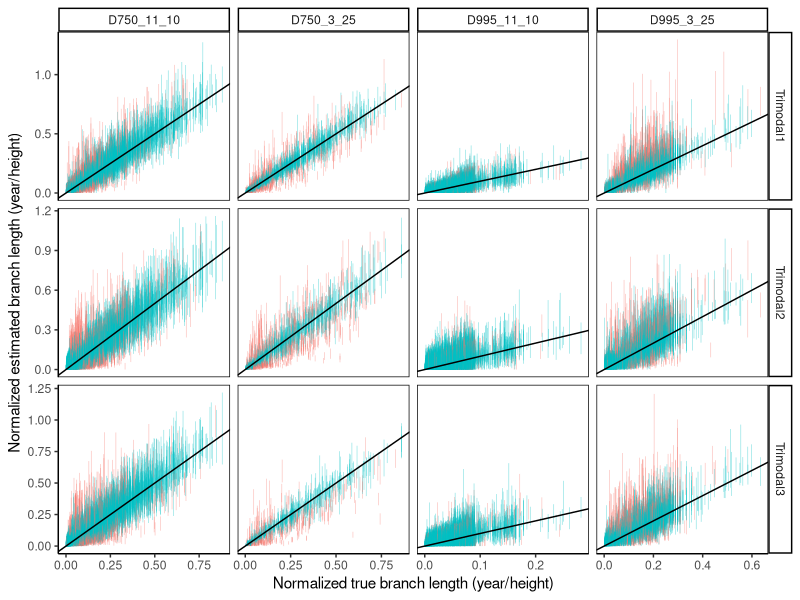
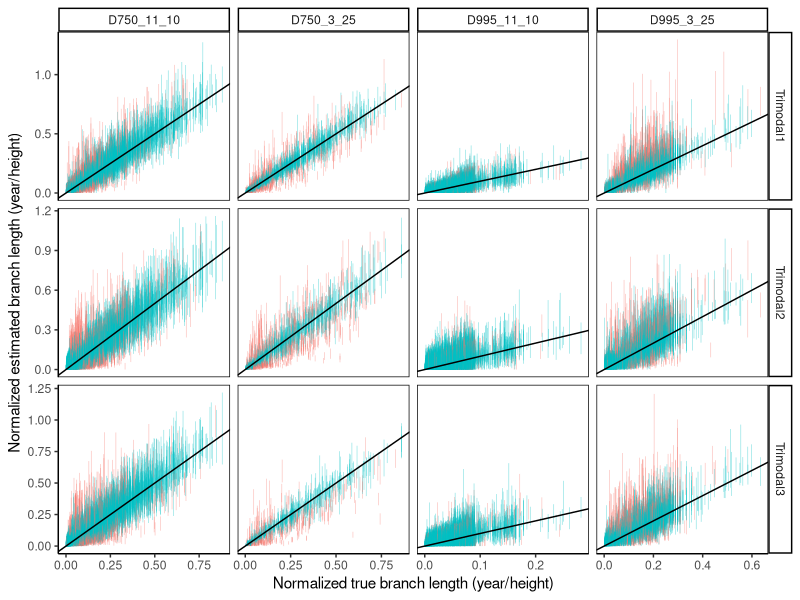

Here is the R script that generated these plots, in order:
setwd("/Users/uym2/my_gits/MD-Cat-paper/Plots/simulated/sysBio_revision")
require(ggplot2)

d = read.table("MDCat_HIVsim_CI.txt",header=T)
d$inside = (d$trueTime >= d$p0025 & d$trueTime <= d$p0975)
h = data.frame("treeModel"=c("D750_11_10","D750_3_25","D995_11_10","D995_3_25"),
               "height"=c(29.3667,66.8334,22.4934,32.4669),
               "name"=c("M3","M4","M1","M2"))

d1 = merge(d,h)
d1$clockModel = factor(d1$clockModel,levels=c("trilnormcave","trilnormvex","trilnorm"),labels=c("Trimodal1","Trimodal2","Trimodal3"))

ggplot(d1) + geom_segment(aes(x=trueTime/height,y=p0025/height,xend=trueTime/height,yend=p0975/height,color=inside),size=0.2,alpha=0.5) +
geom_abline() + facet_grid(rows=vars(clockModel),cols=vars(treeModel),scale="free") + 
  theme_classic() + theme(legend.position = "None",panel.border = element_rect(colour = "black", fill=NA)) + 
  xlab("Normalized true branch length (year/height)") + ylab("Normalized estimated branch length (year/height)")
ggsave("MDCat_HIVsim_CI.pdf",width=6,height=4)
